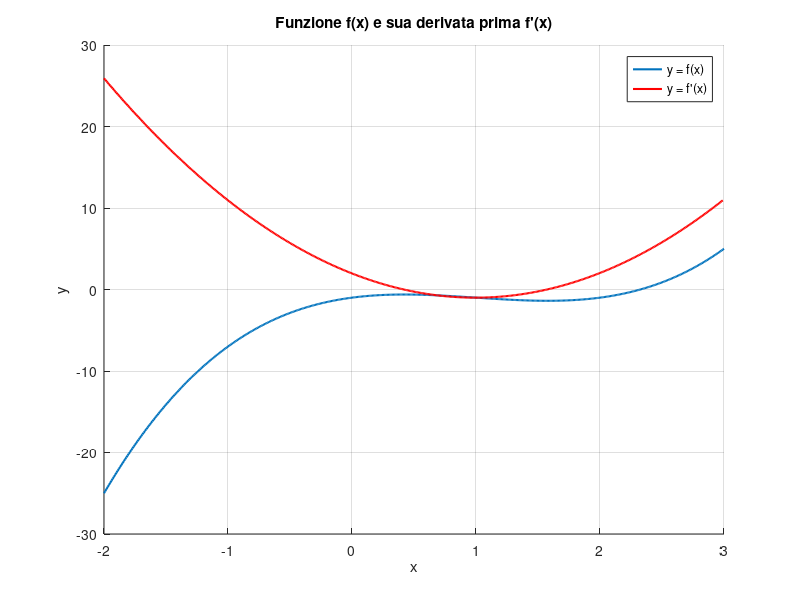

Write the MATLAB code that produced this figure.
% Esempio di determinazione della derivata prima di una funzione
%
% M. Scarpiniti (Dip. DIET - Sapienza Università di Roma)

x = -2:0.01:3;
y = x.^3 - 3*x.^2 + 2*x - 1;
Dx = diff(x);
Dy = diff(y);
d1 = Dy./Dx;
figure;
hold on;
grid on;
plot(x, y, 'LineWidth', 1.5);
plot(x(1:end-1), d1, 'r', 'LineWidth', 1.5);
title('Funzione f(x) e sua derivata prima f''(x)');
xlabel('x');
ylabel('y');
legend('y = f(x)', 'y = f''(x)');